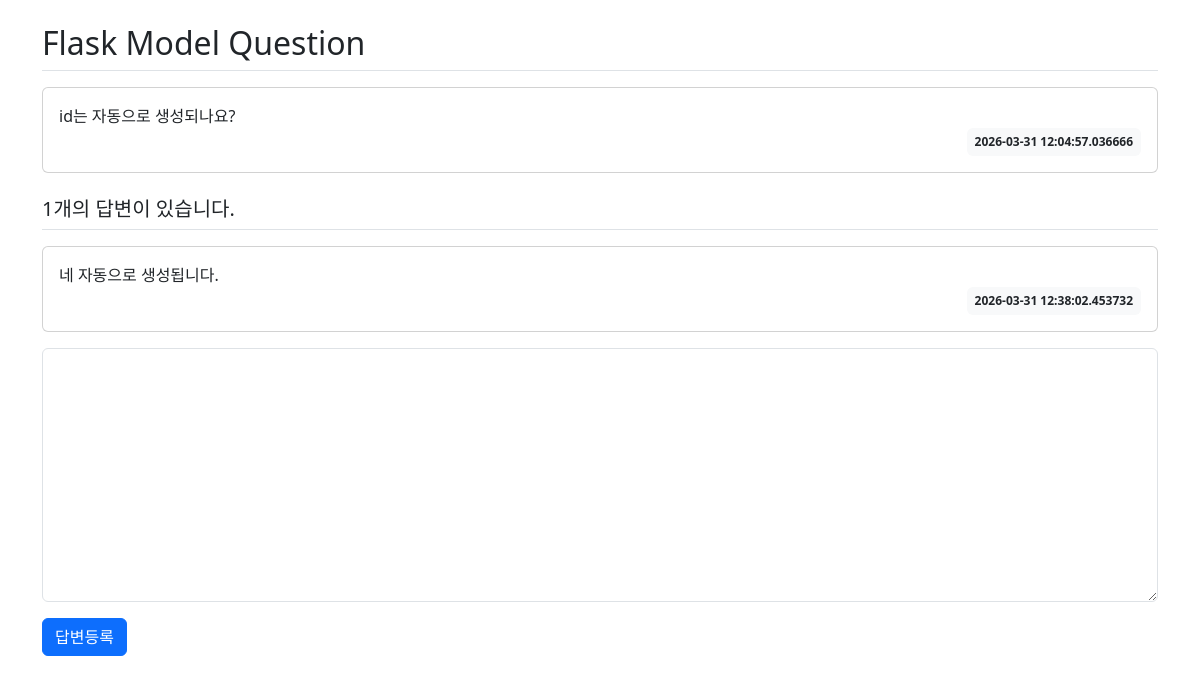
Before: /question/detail/2/ with the older database file.
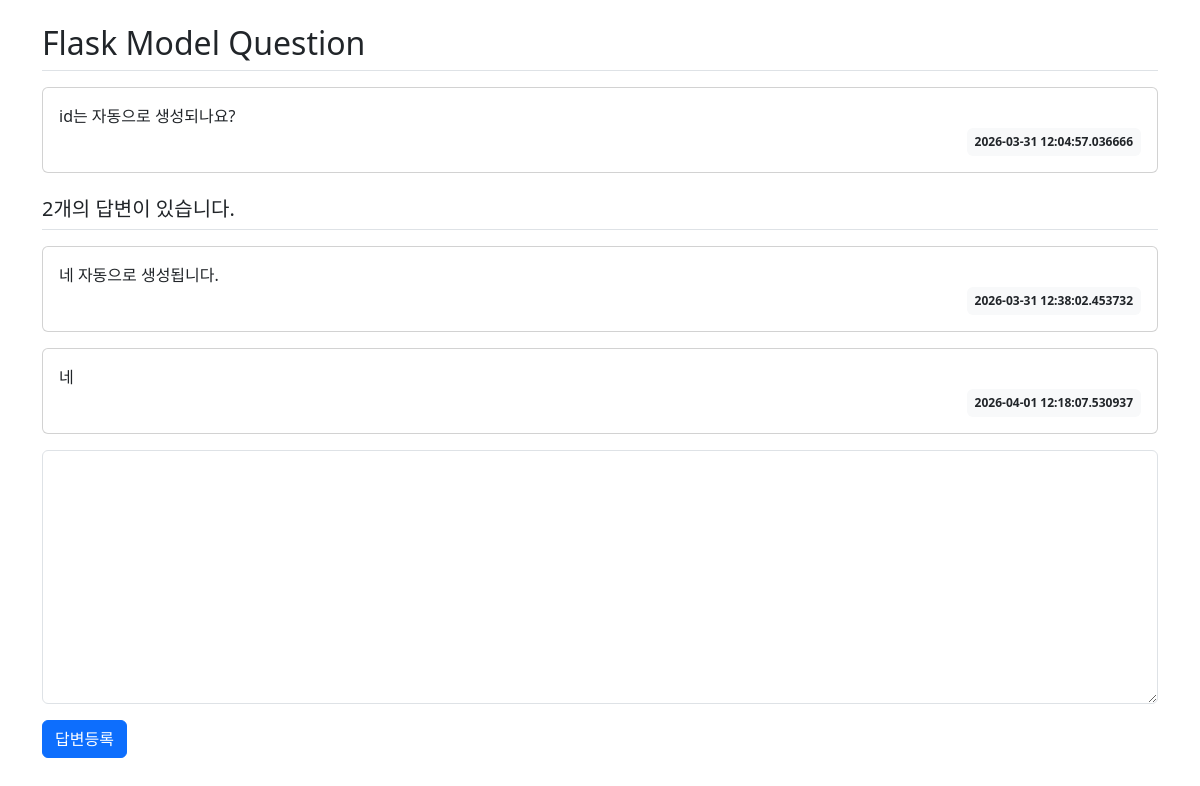
After: the same page with the newer database file.
### pybo/models.py (models this page shows)
class Question(db.Model):
    id = db.Column(db.Integer, primary_key=True)
    subject = db.Column(db.String(200), nullable=False)
    content = db.Column(db.Text(), nullable=False)
    create_date = db.Column(db.DateTime(), nullable=False)

class Answer(db.Model):
    id = db.Column(db.Integer, primary_key=True)
    question_id = db.Column(db.Integer, db.ForeignKey('question.id', ondelete='CASCADE'))
    question = db.relationship(Question, backref=db.backref('answer_set'))
    content = db.Column(db.Text(), nullable=False)
    create_date = db.Column(db.DateTime(), nullable=False)

### pybo/views/question_veiws.py (the view)
@bp.route('/detail/<int:question_id>/')
def detail(question_id):
    question = Question.query.get_or_404(question_id)
    return render_template('question/question_detail.html', question=question)

### pybo/templates/question/question_detail.html (shortened to what this page needs)
<!DOCTYPE html>
<html lang="en">
<head>
    <link rel="stylesheet" href="https://cdn.jsdelivr.net/npm/bootstrap@5.3.8/dist/css/bootstrap.min.css">
    <link rel="stylesheet" href="{{ url_for('static', filename='style.css') }}">
</head>
<body>
    <div class="container my-3">
        <h2 class="border-bottom py-2">{{ question.subject }}</h2>
        <div class="card my-3">
            <div class="card-body">
                <div class="card-text" style="white-space: pre-line;">{{ question.content }}</div>
                <div class="d-flex justify-content-end">
                    <div class="badge bg-light text-dark p-2">
                        {{ question.create_date }}
                    </div>
                </div>
            </div>
        </div>
        <h5 class="border-bottom my-3 py-2">{{ question.answer_set|length }}개의 답변이 있습니다.</h5>
        {% for answer in question.answer_set %}
        <div class="card my-3">
            <div class="card-body">
                <div class="card-text" style="white-space: pre-line;">{{ answer.content }}</div>
                <div class="d-flex justify-content-end">
                    <div class="badge bg-light text-dark p-2">
                        {{ answer.create_date }}
                    </div>
                </div>
            </div>
        </div>
        {% endfor %}
        <form action="{{ url_for('answer.create', question_id=question.id) }}" method="post" class="my-3">
            <div class="mb-3">
                <textarea name="content" id="content" class="form-control" rows="10"></textarea>
            </div>
            <input type="submit" value="답변등록" class="btn btn-primary">
        </form>
    </div>
</body>
</html>

### pybo/static/style.css (style rules this page uses)
textarea { width: 100%; }

Changed rows visible on the page:
added Answer: content "네", create_date "2026-04-01 12:18:07.530937"
Other visible differences:
{{ question.answer_set|length }}: "1" → "2"
